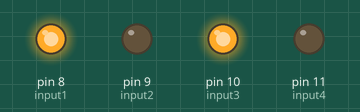
Recording of a sketch running on a simulated Arduino Uno, built with avr-gcc and run on an emulated ATmega328P. On the bench: output pins drawn as LEDs (lit = HIGH).

Above: at 0.5 s.
At 1.2 s:
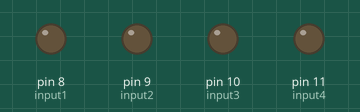
At 4.5 s:
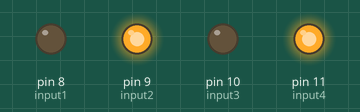
Timing chart, 0 to 5.8 s (numbered marks = the images above):
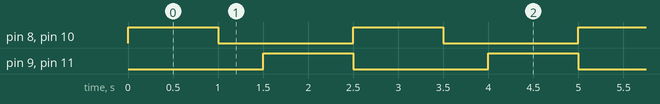

Measured:
- by itself, pin 8 (input1), pin 9 (input2), pin 10 (input3), pin 11 (input4): alternates HIGH for 1.0 s and LOW for 1.5 s
- by itself, everything shown: repeats every 2.5 s, in 3 steps

The sketch:

ZLDJ.ino
```cpp
int input1 = 8;
int input2 = 9;
int input3 = 10;
int input4 = 11;

void setup()
{
    pinMode(input1, OUTPUT);
    pinMode(input2, OUTPUT);
    pinMode(input3, OUTPUT);
    pinMode(input4, OUTPUT);
}
void loop()
{
    digitalWrite(input1, HIGH);
    digitalWrite(input2, LOW);
    digitalWrite(input3, HIGH);
    digitalWrite(input4, LOW);
    delay(1000);

    digitalWrite(input1, LOW);
    digitalWrite(input2, LOW);
    digitalWrite(input3, LOW);
    digitalWrite(input4, LOW);
    delay(500);

    digitalWrite(input1, LOW);
    digitalWrite(input2, HIGH);
    digitalWrite(input3, LOW);
    digitalWrite(input4, HIGH);
    delay(1000);
}
```
